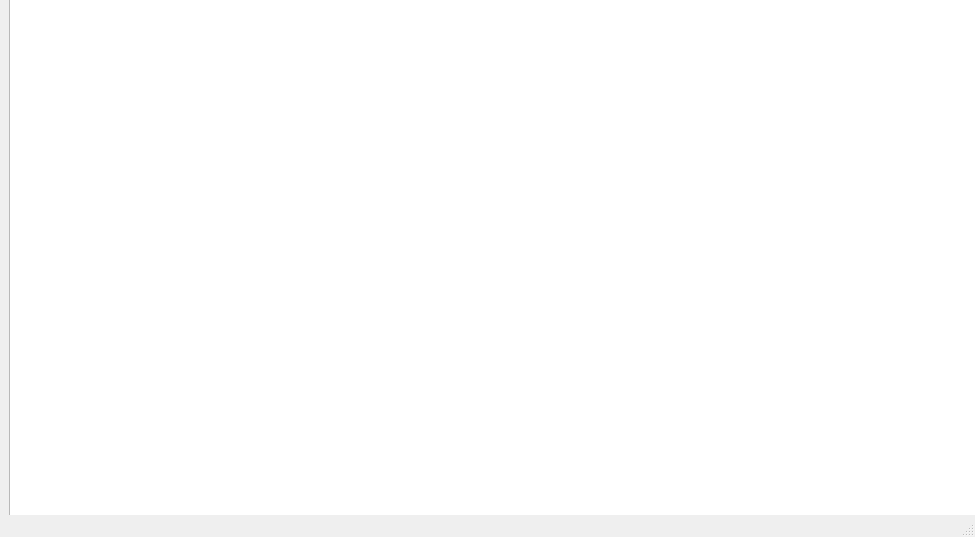
<?xml version="1.0" encoding="UTF-8"?>
<ui version="4.0">
 <class>MainUiWindow</class>
 <widget class="QMainWindow" name="MainUiWindow">
  <property name="geometry">
   <rect>
    <x>0</x>
    <y>0</y>
    <width>975</width>
    <height>537</height>
   </rect>
  </property>
  <property name="windowTitle">
   <string>MainWindow</string>
  </property>
  <widget class="QWidget" name="centralwidget">
   <widget class="QWidget" name="horizontalLayoutWidget">
    <property name="geometry">
     <rect>
      <x>9</x>
      <y>-1</y>
      <width>1521</width>
      <height>891</height>
     </rect>
    </property>
    <layout class="QHBoxLayout" name="horizontalLayout">
     <item>
      <widget class="QGraphicsView" name="graphicsView"/>
     </item>
     <item>
      <widget class="QPushButton" name="pushButton">
       <property name="text">
        <string>PushButton</string>
       </property>
      </widget>
     </item>
    </layout>
   </widget>
  </widget>
  <widget class="QMenuBar" name="menubar">
   <property name="geometry">
    <rect>
     <x>0</x>
     <y>0</y>
     <width>975</width>
     <height>25</height>
    </rect>
   </property>
  </widget>
  <widget class="QStatusBar" name="statusbar"/>
 </widget>
 <resources/>
 <connections/>
</ui>
